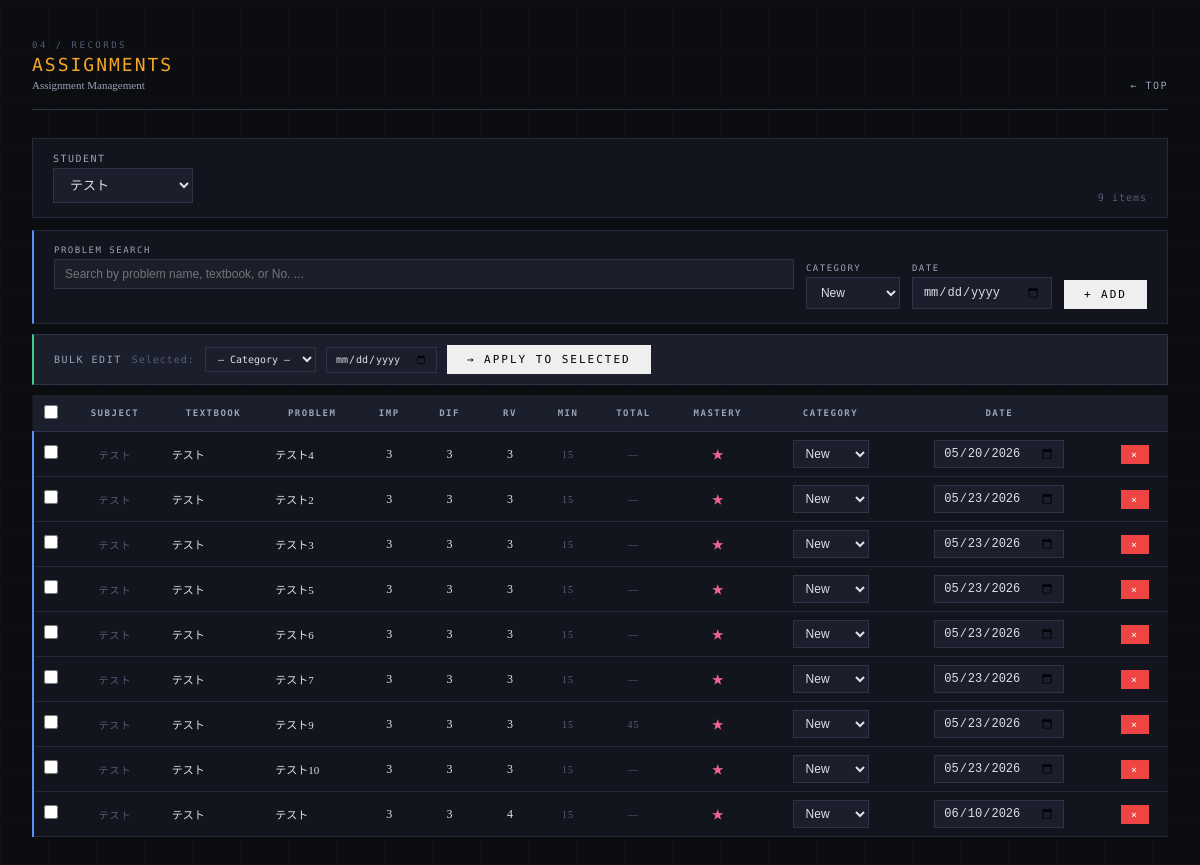
The page /assignments/list on the database as committed earlier.
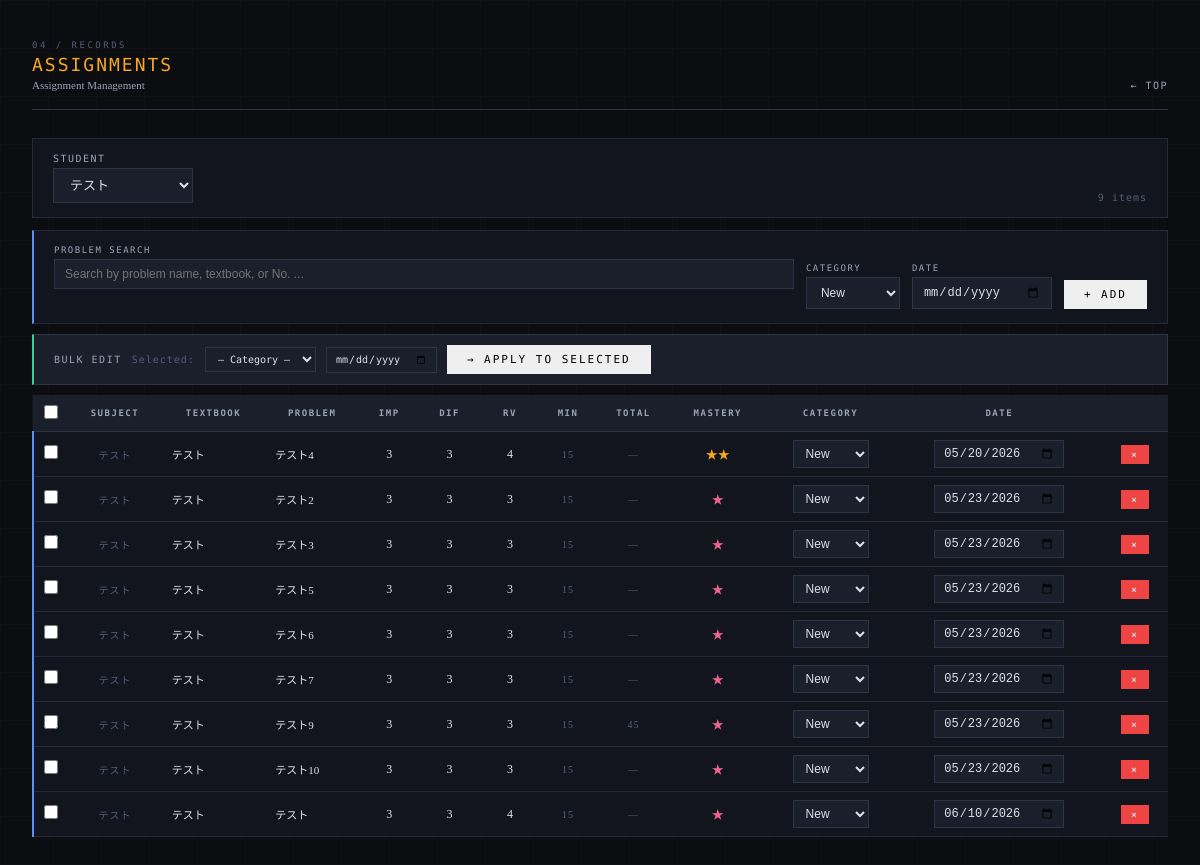
The same page on the database as committed later.
### tables this page shows
CREATE TABLE assignments (
            assignment_id INTEGER PRIMARY KEY AUTOINCREMENT,
            student_id TEXT NOT NULL,
            problem_id INTEGER NOT NULL,
            scheduled_date TEXT NOT NULL,
            category TEXT NOT NULL, assigned_minutes INTEGER DEFAULT NULL, progress_before REAL DEFAULT 0.0, progress_after REAL DEFAULT NULL, session_index INTEGER DEFAULT 1, session_total INTEGER DEFAULT 1,
            FOREIGN KEY (student_id) REFERENCES students(student_id),
            FOREIGN KEY (problem_id) REFERENCES problems(problem_id)
        );

CREATE TABLE problems (
            problem_id INTEGER PRIMARY KEY AUTOINCREMENT,
            subject TEXT NOT NULL,
            textbook TEXT NOT NULL,
            problem_number TEXT NOT NULL,
            importance TEXT NOT NULL,
            type TEXT NOT NULL
        , instruction TEXT, difficulty INTEGER DEFAULT 3, review_value INTEGER DEFAULT 3, estimated_minutes INTEGER DEFAULT 15, textbook_id INTEGER, section_id INTEGER, order_in_textbook INTEGER, total_minutes INTEGER DEFAULT NULL);

### app.py (the view)
@app.route("/assignments/list")
def assignments_list():
    conn = get_connection()
    c = conn.cursor()
    c.execute("SELECT * FROM students ORDER BY student_id")
    students = c.fetchall()
    student_id = request.args.get(
        "student_id", students[0]["student_id"] if students else None)
    assignments = []
    if student_id:
        c.execute("""
            SELECT a.assignment_id, a.category, a.scheduled_date,
                   p.problem_id, p.subject, p.textbook, p.problem_number,
                   p.importance, p.difficulty, p.review_value,
                   p.estimated_minutes, p.total_minutes,
                   (SELECT mastery FROM history h
                    WHERE h.student_id = a.student_id
                    AND h.problem_id = a.problem_id
                    ORDER BY h.date DESC, h.history_id DESC LIMIT 1) as mastery
            FROM assignments a
            JOIN problems p ON a.problem_id = p.problem_id
            WHERE a.student_id = ?
            ORDER BY a.scheduled_date, p.subject
        """, (student_id,))
        assignments = c.fetchall()
    conn.close()
    return render_template("assignments_list.html",
                           students=students,
                           assignments=assignments,
                           selected_student=student_id)

### app.py (called while the page is built)
@app.template_filter("cat_en")
def cat_en_filter(v):
    return CAT_EN.get(v, v)

### database.py (called while the page is built)
def get_connection():
    conn = sqlite3.connect(DB_PATH)
    conn.row_factory = sqlite3.Row
    return conn

### templates/assignments_list.html (shortened to what the changed rows need)
<!DOCTYPE html>
<html lang="ja">
<head>
</head>
<body>
<div class="container">
  <div class="fade-in" style="overflow-x:auto;">
  <table class="data-table" id="assignments-table">
    <thead>
      <tr>
        <th style="width:32px;"><input type="checkbox" id="check-all" onchange="toggleAll(this)"></th>
        <th>Subject</th>
        <th>Textbook</th>
        <th>Problem</th>
        <th>Imp</th>
        <th>Dif</th>
        <th>RV</th>
        <th>Min</th>
        <th>Total</th>
        <th>Mastery</th>
        <th>Category</th>
        <th>Date</th>
        <th></th>
      </tr>
    </thead>
    <tbody>
    {%- for a in assignments %}
    <tr id="row-{{ a.assignment_id }}" class="row-{{ a.category }}">
      <td><input type="checkbox" class="row-check" value="{{ a.assignment_id }}"></td>
      <td class="meta-text">{{ a.subject }}</td>
      <td class="left" style="max-width:150px;overflow:hidden;text-overflow:ellipsis;white-space:nowrap;font-size:11px;">
        {{ a.textbook }}
      </td>
      <td class="left" style="max-width:180px;overflow:hidden;text-overflow:ellipsis;white-space:nowrap;font-size:11px;">
        {{ a.problem_number }}
      </td>
      <td class="editable-cell" data-problem="{{ a.problem_id }}" data-field="importance">
        <span class="editable" ondblclick="startNumEdit(this)">{{ a.importance }}</span>
      </td>
      <td class="editable-cell" data-problem="{{ a.problem_id }}" data-field="difficulty">
        <span class="editable" ondblclick="startNumEdit(this)">{{ a.difficulty }}</span>
      </td>
      <td class="editable-cell" data-problem="{{ a.problem_id }}" data-field="review_value">
        <span class="editable" ondblclick="startNumEdit(this)">{{ a.review_value }}</span>
      </td>
      <td class="meta-text">{{ a.estimated_minutes if a.estimated_minutes else '—' }}</td>
      <td class="meta-text" style="color:var(--text-dim);">
        {{ a.total_minutes if a.total_minutes else '—' }}</td>
      <td class="mastery-cell"
        data-student="{{ selected_student }}"
        data-problem="{{ a.problem_id }}">
        {%- set m = a.mastery or 1 %}
        <span class="editable mastery-{{ m }}" ondblclick="startMasteryEdit(this, {{ m }})">
          {{ '★' * m }}
        </span>
      </td>
      <td>
        <select class="edit-field inline-select"
          data-id="{{ a.assignment_id }}" data-field="category"
          style="width:76px;"
          onchange="markChanged(this, {{ a.assignment_id }})">
          {%- for cat in ['予習','復習','定着','再定着'] %}
          <option value="{{ cat }}" {%- if cat == a.category %} selected{%- endif %}>{{ cat | cat_en }}</option>
          {%- endfor %}
        </select>
      </td>
      <td>
        <input type="date" class="edit-field"
          data-id="{{ a.assignment_id }}" data-field="scheduled_date"
          value="{{ '' if a.scheduled_date == '2099-12-31' else a.scheduled_date }}"
          style="width:130px;"
          onchange="markChanged(this, {{ a.assignment_id }})">
      </td>
      <td>
        <button class="btn btn-danger"
          onclick="deleteAssignment({{ a.assignment_id }}, this)">×</button>
      </td>
    </tr>
    {%- endfor %}
    </tbody>
  </table>
  </div>
</div>
</body>
</html>

Rows that differ between the two databases and show on the page:
changed through a linked row, assignments "テスト4": review_value "3" → "4"; value "★" → "★★"
